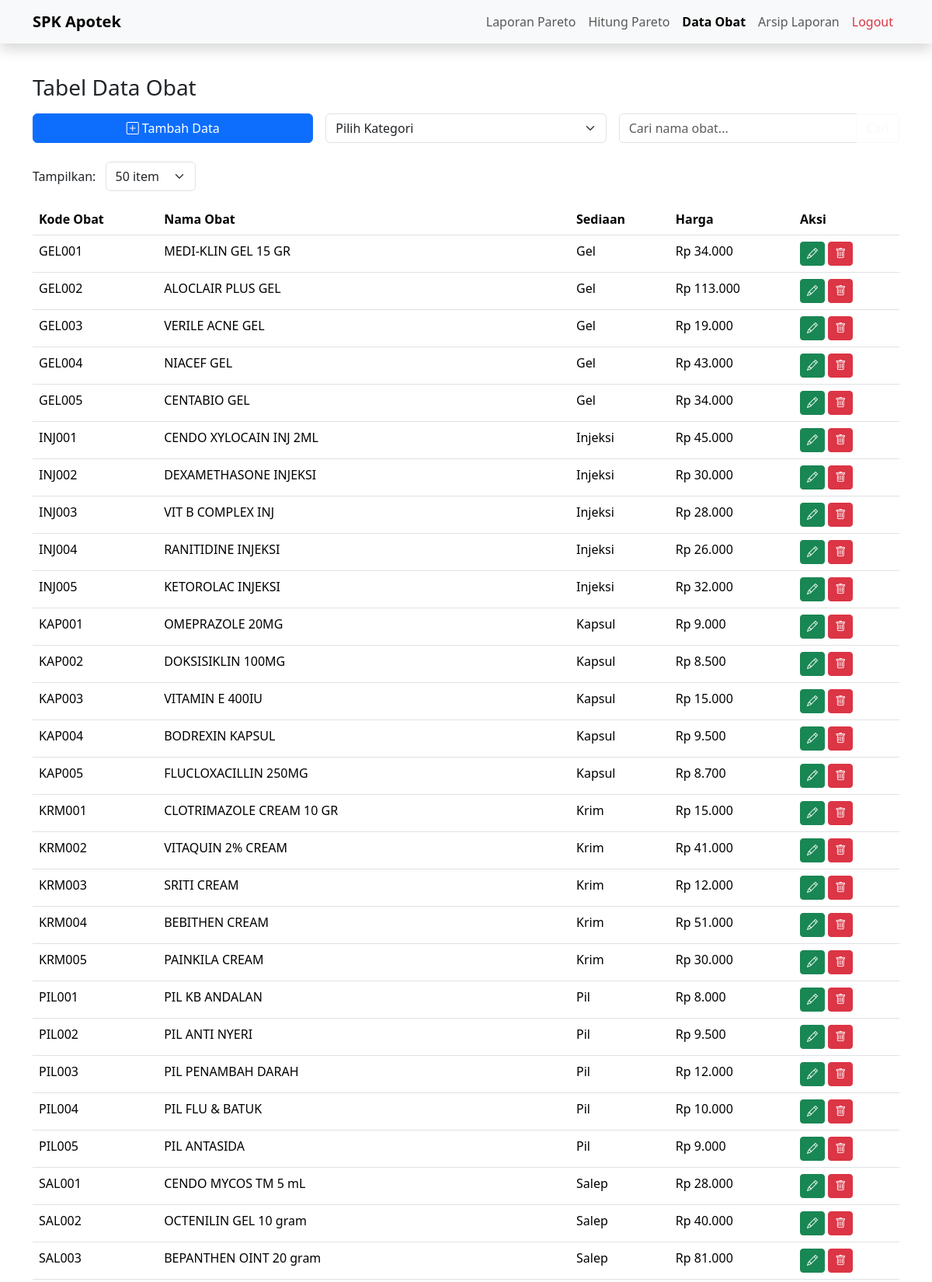
The app's page /tabel-obat.php (upper part) with its own data.
### tables this page shows
create table obat(
kode_obat varchar(20) primary key,
nama_obat varchar(100),
sediaan enum('Tablet', 'Kapsul', 'Pil', 'Serbuk', 'Salep', 'Krim', 'Gel', 'Sirup', 'Suspensi', 'Injeksi', 'Infus', 'Tetes', 'Inhalasi', 'Aerosol'),
harga int
);

### tabel-obat.php (the view, shortened to what this page needs)
<?php
include 'koneksi.php';
$cari = isset($_GET['cari']) ? $_GET['cari'] : '';
$page = isset($_GET['page']) ? (int)$_GET['page'] : 1;
$limitOptions = [10, 25, 50, 100];
$limit = isset($_GET['limit']) && in_array((int)$_GET['limit'], $limitOptions) ? (int)$_GET['limit'] : 50;
$offset = ($page - 1) * $limit;
$select_obat = "SELECT * FROM obat WHERE 1";
$select_obat .= " ORDER BY kode_obat ASC LIMIT $limit OFFSET $offset";
$sql_obat = mysqli_query($koneksi, $select_obat);
?>
<!DOCTYPE html>
<html lang="en" data-bs-theme="light">
<head>
  <link href="https://cdn.jsdelivr.net/npm/bootstrap@5.3.7/dist/css/bootstrap.min.css" rel="stylesheet">
  <link rel="stylesheet" href="https://cdn.jsdelivr.net/npm/bootstrap-icons@1.13.1/font/bootstrap-icons.min.css">
</head>
<body>
  <nav class="navbar navbar-expand-lg bg-light shadow fixed-top">
    <div class="container">
      <a class="navbar-brand fw-bold" href="#">SPK Apotek</a>
      <div class="collapse navbar-collapse" id="navbarNav">
        <ul class="navbar-nav ms-auto">
          <li class="nav-item"><a class="nav-link" href="index.php">Laporan Pareto</a></li>
          <li class="nav-item"><a class="nav-link" href="hitung-pareto.php">Hitung Pareto</a></li>
          <li class="nav-item fw-bold"><a class="nav-link active" href="tabel-obat.php">Data Obat</a></li>
          <li class="nav-item"><a class="nav-link" href="arsip-laporan.php">Arsip Laporan</a></li>
          <li class="nav-item"><a class="nav-link text-danger" href="logout.php">Logout</a></li>
        </ul>
      </div>
    </div>
  </nav>
  <div class="container pt-5 mt-5">
    <figure class="text-dark">
      <blockquote class="blockquote">
        <h1 class="h3">Tabel Data Obat</h1>
      </blockquote>
    </figure>
    <div class="row g-3 mb-4">
      <div class="col-md-4">
        <a href="kelola-obat.php" class="btn btn-primary w-100">
          <i class="bi bi-plus-square"></i> Tambah Data
        </a>
      </div>
      <div class="col-md-4">
        <form method="GET" action="">
          <select class="form-select" name="kategori" onchange="this.form.submit()">
            <option value="">Pilih Kategori</option>
          </select>
        </form>
      </div>
      <div class="col-md-4">
        <form method="GET" action="">
          <div class="input-group">
            <input type="text" class="form-control" name="cari" placeholder="Cari nama obat..." value="<?= htmlspecialchars($cari) ?>">
            <button class="btn btn-outline-light" type="submit">Cari</button>
          </div>
        </form>
      </div>
    </div>
    <form method="GET" action="" class="mb-3">
      <label class="text-dark me-2">Tampilkan:</label>
      <select name="limit" onchange="this.form.submit()" class="form-select d-inline-block w-auto">
        <?php foreach ($limitOptions as $opt): ?>
          <option value="<?= $opt ?>" <?= ($limit == $opt) ? 'selected' : '' ?>><?= $opt ?> item</option>
        <?php endforeach; ?>
      </select>
    </form>
    <div class="table-responsive">
      <table class="table table-hover table-white">
        <thead>
          <tr>
            <th>Kode Obat</th>
            <th>Nama Obat</th>
            <th>Sediaan</th>
            <th>Harga</th>
            <th>Aksi</th>
          </tr>
        </thead>
        <tbody>
          <?php if (mysqli_num_rows($sql_obat) > 0): ?>
            <?php while ($result = mysqli_fetch_assoc($sql_obat)): ?>
            <tr>
              <td><?= htmlspecialchars($result['kode_obat']) ?></td>
              <td><?= htmlspecialchars($result['nama_obat']) ?></td>
              <td><?= htmlspecialchars($result['sediaan']) ?></td>
              <td>Rp <?= number_format($result['harga'], 0, ',', '.') ?></td>
              <td>
                <a class="btn btn-success btn-sm" href="kelola-obat.php?ubah=<?= $result['kode_obat'] ?>"><i class="bi bi-pencil"></i></a>
                <a class="btn btn-danger btn-sm" href="proses-obat.php?hapus=<?= $result['kode_obat'] ?>" onclick="return confirm('Apakah Anda yakin ingin menghapus data ini?')"><i class="bi bi-trash"></i></a>
              </td>
            </tr>
            <?php endwhile; ?>
          <?php else: ?>
            <tr>
              <td colspan="5" class="text-center text-dark">Data tidak ditemukan</td>
            </tr>
          <?php endif; ?>
        </tbody>
      </table>
    </div>
  </div>
</body>
</html>

### records on screen
obat: kode_obat "GEL001", nama_obat "MEDI-KLIN GEL 15 GR", sediaan "Gel", harga "34.000"
obat: kode_obat "GEL002", nama_obat "ALOCLAIR PLUS GEL", sediaan "Gel", harga "113.000"
obat: kode_obat "GEL003", nama_obat "VERILE ACNE GEL", sediaan "Gel", harga "19.000"
obat: kode_obat "GEL004", nama_obat "NIACEF GEL", sediaan "Gel", harga "43.000"
obat: kode_obat "GEL005", nama_obat "CENTABIO GEL", sediaan "Gel", harga "34.000"
obat: kode_obat "INJ001", nama_obat "CENDO XYLOCAIN INJ 2ML", sediaan "Injeksi", harga "45.000"
obat: kode_obat "INJ002", nama_obat "DEXAMETHASONE INJEKSI", sediaan "Injeksi", harga "30.000"
obat: kode_obat "INJ003", nama_obat "VIT B COMPLEX INJ", sediaan "Injeksi", harga "28.000"
obat: kode_obat "INJ004", nama_obat "RANITIDINE INJEKSI", sediaan "Injeksi", harga "26.000"
obat: kode_obat "INJ005", nama_obat "KETOROLAC INJEKSI", sediaan "Injeksi", harga "32.000"
obat: kode_obat "KAP001", nama_obat "OMEPRAZOLE 20MG", sediaan "Kapsul", harga "9.000"
obat: kode_obat "KAP002", nama_obat "DOKSISIKLIN 100MG", sediaan "Kapsul", harga "8.500"
obat: kode_obat "KAP003", nama_obat "VITAMIN E 400IU", sediaan "Kapsul", harga "15.000"
obat: kode_obat "KAP004", nama_obat "BODREXIN KAPSUL", sediaan "Kapsul", harga "9.500"
obat: kode_obat "KAP005", nama_obat "FLUCLOXACILLIN 250MG", sediaan "Kapsul", harga "8.700"
obat: kode_obat "KRM001", nama_obat "CLOTRIMAZOLE CREAM 10 GR", sediaan "Krim", harga "15.000"
obat: kode_obat "KRM002", nama_obat "VITAQUIN 2% CREAM", sediaan "Krim", harga "41.000"
obat: kode_obat "KRM003", nama_obat "SRITI CREAM", sediaan "Krim", harga "12.000"
obat: kode_obat "KRM004", nama_obat "BEBITHEN CREAM", sediaan "Krim", harga "51.000"
obat: kode_obat "KRM005", nama_obat "PAINKILA CREAM", sediaan "Krim", harga "30.000"
obat: kode_obat "PIL001", nama_obat "PIL KB ANDALAN", sediaan "Pil", harga "8.000"
obat: kode_obat "PIL002", nama_obat "PIL ANTI NYERI", sediaan "Pil", harga "9.500"
obat: kode_obat "PIL003", nama_obat "PIL PENAMBAH DARAH", sediaan "Pil", harga "12.000"
obat: kode_obat "PIL004", nama_obat "PIL FLU & BATUK", sediaan "Pil", harga "10.000"
obat: kode_obat "PIL005", nama_obat "PIL ANTASIDA", sediaan "Pil", harga "9.000"
obat: kode_obat "SAL001", nama_obat "CENDO MYCOS TM 5 mL", sediaan "Salep", harga "28.000"
obat: kode_obat "SAL002", nama_obat "OCTENILIN GEL 10 gram", sediaan "Salep", harga "40.000"
obat: kode_obat "SAL003", nama_obat "BEPANTHEN OINT 20 gram", sediaan "Salep", harga "81.000"

### other values on screen
form field limit "50 item"
